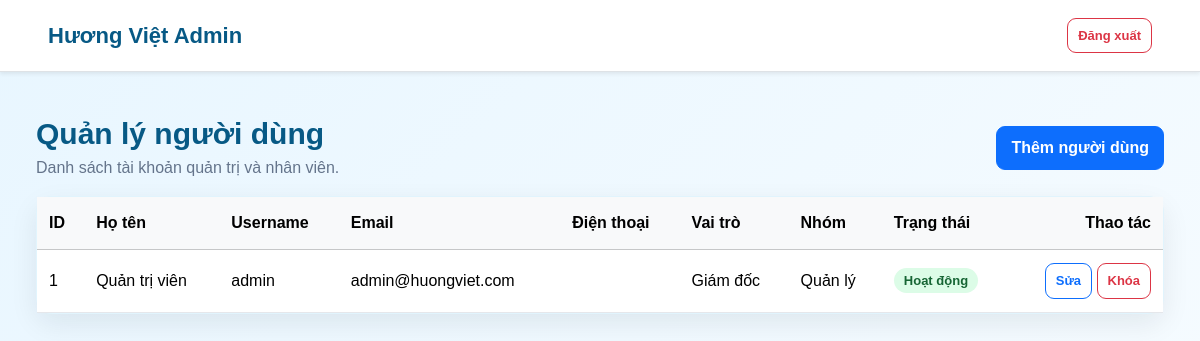
Screenshot of /admin/users/index.php (signed in) with the database file from the repository.
### tables this page shows
CREATE TABLE `users` (
  `id` int(11) NOT NULL,
  `fullname` varchar(100) DEFAULT NULL,
  `username` varchar(50) DEFAULT NULL,
  `password` varchar(255) NOT NULL,
  `role_id` int(11) DEFAULT NULL,
  `created_at` timestamp NOT NULL DEFAULT current_timestamp(),
  `full_name` varchar(150) DEFAULT NULL,
  `email` varchar(150) DEFAULT NULL,
  `phone` varchar(30) DEFAULT NULL,
  `status` varchar(30) NOT NULL DEFAULT 'Hoạt động'
);

CREATE TABLE `roles` (
  `id` int(11) NOT NULL,
  `role_name` varchar(100) DEFAULT NULL,
  `role_group` varchar(50) NOT NULL
);

### admin/auth.php (called while the page is built, shortened)
<?php
function e($value)
{
    return htmlspecialchars((string) $value, ENT_QUOTES, 'UTF-8');
}
?>

### admin/users/index.php (the view, shortened to what this page needs)
<?php
require_once __DIR__ . "/../auth.php";
$sql = "
    SELECT
        u.id,
        u.full_name,
        u.username,
        u.email,
        u.phone,
        u.status,
        u.created_at,
        r.role_name,
        r.role_group
    FROM users u
    LEFT JOIN roles r ON u.role_id = r.id
    ORDER BY u.id DESC
";
$result = mysqli_query($conn, $sql);
?>
<!doctype html>
<html lang="vi">
<head>
    <link href="https://cdn.jsdelivr.net/npm/bootstrap@5.3.3/dist/css/bootstrap.min.css" rel="stylesheet">
    <link rel="stylesheet" href="/huongviet/assets/css/admin/base.css?v=<?php echo time(); ?>">
    <link rel="stylesheet" href="/huongviet/assets/css/admin/users.css?v=<?php echo time(); ?>">
</head>
<body class="bg-light">
    <nav class="navbar navbar-expand-lg bg-white border-bottom shadow-sm">
        <div class="container">
            <a class="navbar-brand fw-bold" href="/huongviet/admin/dashboard.php">
                Hương Việt Admin
            </a>
            <a class="btn btn-outline-danger btn-sm" href="/huongviet/admin/logout.php">
                Đăng xuất
            </a>
        </div>
    </nav>
    <main class="container py-4">
        <div class="d-flex flex-wrap justify-content-between align-items-center gap-3 mb-3">
            <div>
                <h1 class="h3 mb-1">Quản lý người dùng</h1>
                <p class="text-muted mb-0">Danh sách tài khoản quản trị và nhân viên.</p>
            </div>
            <a class="btn btn-primary" href="/huongviet/admin/users/add.php">
                Thêm người dùng
            </a>
        </div>
        <div class="card border-0 shadow-sm">
            <div class="table-responsive">
                <table class="table table-hover align-middle mb-0">
                    <thead class="table-light">
                        <tr>
                            <th>ID</th>
                            <th>Họ tên</th>
                            <th>Username</th>
                            <th>Email</th>
                            <th>Điện thoại</th>
                            <th>Vai trò</th>
                            <th>Nhóm</th>
                            <th>Trạng thái</th>
                            <th class="text-end">Thao tác</th>
                        </tr>
                    </thead>
                    <tbody>
                        <?php if (mysqli_num_rows($result) > 0) { ?>
                            <?php while ($user = mysqli_fetch_assoc($result)) { ?>
                                <tr>
                                    <td><?php echo (int) $user['id']; ?></td>
                                    <td><?php echo e($user['full_name']); ?></td>
                                    <td><?php echo e($user['username']); ?></td>
                                    <td><?php echo e($user['email']); ?></td>
                                    <td><?php echo e($user['phone']); ?></td>
                                    <td><?php echo e($user['role_name']); ?></td>
                                    <td><?php echo e($user['role_group']); ?></td>
                                    <td>
                                        <span class="badge <?php echo $user['status'] === 'Hoạt động' ? 'text-bg-success' : 'text-bg-secondary'; ?>">
                                            <?php echo e($user['status']); ?>
                                        </span>
                                    </td>
                                    <td class="text-end">
                                        <a class="btn btn-sm btn-outline-primary" href="/huongviet/admin/users/edit.php?id=<?php echo (int) $user['id']; ?>">
                                            Sửa
                                        </a>
                                        <a
                                            class="btn btn-sm btn-outline-danger"
                                            href="/huongviet/admin/users/delete.php?id=<?php echo (int) $user['id']; ?>"
                                            onclick="return confirm('Bạn có chắc muốn khóa người dùng này?');"
                                        >
                                            Khóa
                                        </a>
                                    </td>
                                </tr>
                            <?php } ?>
                        <?php } ?>
                    </tbody>
                </table>
            </div>
        </div>
    </main>
</body>
</html>

### assets/css/admin/base.css (style rules this page uses)
body { margin: 0; background: linear-gradient(135deg, #e8f6ff, #f5fbff); color: #1f2937; font-family: Arial, sans-serif; }
.admin-topbar, .navbar { background: #ffffff !important; box-shadow: 0 4px 18px rgba(15, 23, 42, 0.08); padding: 14px 0; margin-bottom: 24px; }
.admin-brand, .navbar-brand { font-size: 22px; font-weight: 900; color: #075985 !important; text-decoration: none; }
.admin-container, main.container, .navbar .container { width: min(1280px, 94%); max-width: none; }
.admin-container, main.container { margin: 0 auto; padding: 20px 0 50px !important; }
.admin-page-title h1, main h1.h3 { margin: 0 0 6px; font-size: 30px; font-weight: 900; color: #075985; }
.admin-page-title p, main .text-muted { color: #64748b !important; }
.admin-card, .card { background: #ffffff; border-radius: 16px !important; padding: 0; box-shadow: 0 10px 28px rgba(15, 23, 42, 0.08) !important; border: 1px solid rgba(14, 165, 233, 0.12) !important; margin-bottom: 24px; }
.admin-table, .table { width: 100%; margin: 0; border-collapse: collapse; }
.admin-table thead, .table thead, .table-light { background: #0ea5e9 !important; color: white !important; }
.admin-table th, .table th { padding: 14px 12px; font-weight: 800; white-space: nowrap; }
.admin-table td, .table td { padding: 13px 12px; vertical-align: middle; border-bottom: 1px solid #e5e7eb; }
.admin-btn, .btn { display: inline-block; padding: 9px 14px; border-radius: 9px !important; text-decoration: none; font-weight: 700; cursor: pointer; transition: 0.2s; }
.admin-actions .admin-btn, .btn-sm, .btn-group-sm > .btn { padding: 7px 10px; font-size: 13px; }
.admin-badge, .badge { display: inline-block; padding: 6px 10px; border-radius: 999px; font-size: 13px; font-weight: 800; }
.admin-badge-success, .text-bg-success { background: #dcfce7 !important; color: #166534 !important; }

### assets/css/admin/users.css (style rules this page uses)
.users-table td:nth-child(4), body .table td:nth-child(4) { word-break: break-word; }

### rows the page displays
users: id "1", full_name "Quản trị viên", username "admin", email "admin@huongviet.com", role.role_name "Giám đốc", role.role_group "Quản lý", status "Hoạt động"
